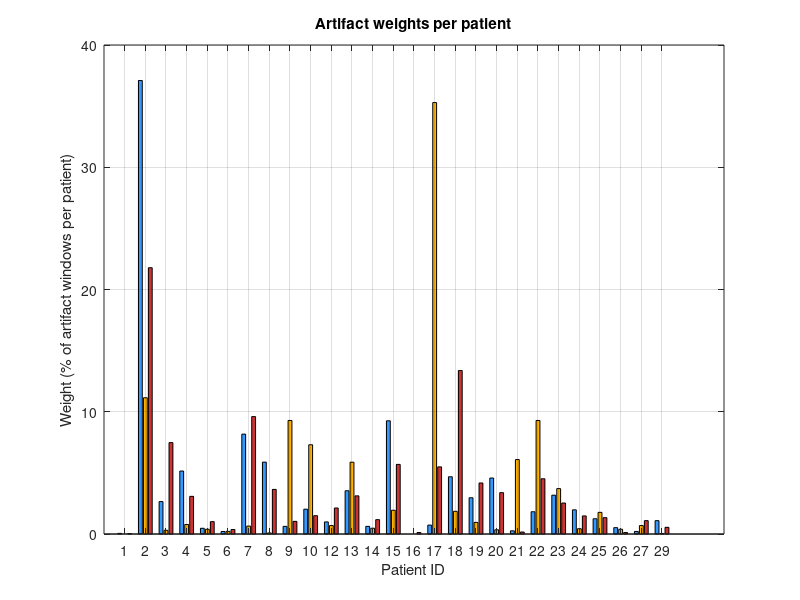

Recreate this plot in MATLAB. (Note: this script raises an error after producing the figure.)
% Patient data
PatientID = {'sig_1', 'sig_10', 'sig_12', 'sig_13', 'sig_14', 'sig_15', ...
             'sig_16', 'sig_17', 'sig_18', 'sig_19', 'sig_2', 'sig_20', ...
             'sig_21', 'sig_22', 'sig_23', 'sig_24', 'sig_25', 'sig_26', ...
             'sig_27', 'sig_29', 'sig_3', 'sig_4', 'sig_5', 'sig_6', ...
             'sig_7', 'sig_8', 'sig_9'}';

n = length(PatientID);

% Total windows per patient
TotalWindows = [220,1280,1650,2620,2450,2050,180,1750,1620,1020,2450,1940,270,2000,990,220,2730,380,750,1900,950,1340,2190,360,1050,1250,590]';

% Artifact counts (POW, BASE, FREQ)
Art1 = [1,39,19,68,12,178,0,14,90,57,713,88,5,35,61,38,24,10,4,21,51,99,9,4,157,113,12]';
Art2 = [0,169,16,136,11,45,0,817,43,22,258,8,141,215,86,10,41,9,16,1,7,18,9,5,15,2,215]';
Art3 = [2,74,105,154,58,281,6,271,660,206,1075,167,8,223,125,73,66,6,54,27,369,152,50,18,474,180,51]';

ArtifactCounts = [Art1, Art2, Art3];

% Extract and sort numeric IDs
PatientNum = str2double(regexprep(PatientID, 'sig_', ''));
[PatientNumSorted, sortIdx] = sort(PatientNum);

% Sort all data
PatientID = PatientID(sortIdx);
PatientNum = PatientNumSorted;
TotalWindows = TotalWindows(sortIdx);
ArtifactCounts = ArtifactCounts(sortIdx, :);

% Compute per-patient artifact type weight (percentage)
weights = 100 * ArtifactCounts ./ sum(ArtifactCounts, 1);


% Plot
n = length(PatientID);
figure('Color', 'w', 'Position', [100, 100, 1300, 600]);
hb = bar(weights, 'grouped');
title('Artifact weights per patient');
xlabel('Patient ID');
ylabel('Weight (% of artifact windows per patient)');
xticks(1:n);
xticklabels(PatientNum);
xtickangle(45);
grid on;

% Bar colors
set(hb(1), 'FaceColor', [0.2 0.6 1]);   % POW
set(hb(2), 'FaceColor', [1.0 0.7 0.0]); % BASE
set(hb(3), 'FaceColor', [0.8 0.2 0.2]); % FREQ

% Add threshold line
yline(15, 'r--', '15% threshold', ...
    'Color', 'r', ...
    'LabelHorizontalAlignment', 'right', ...
    'LabelVerticalAlignment', 'bottom', ...
    'LineWidth', 1.5);

% Annotate values on bars and highlight if > threshold
threshold = 15;
for i = 1:n
    for j = 1:3
        val = weights(i, j);
        if val > 0
            x = i + (j - 2) * 0.25; % shift label within group
            y = val + 0.5;
            %y = val + 2 + 1.5*(j-2); % add variable offset for clarity
            if val > threshold
                color = 'r';
            else
                color = 'k';
            end
            text(x, y, sprintf('%.1f%% (%d)', val, ArtifactCounts(i, j)), ...
                'Color', color, ...
                'FontSize', 8, ... %'VerticalAlignment', 'top', ...
                'Rotation',90);
        end
    end
end

legend({'POW', 'BASE', 'FREQ', 'Threshold'}, 'Location', 'best');
